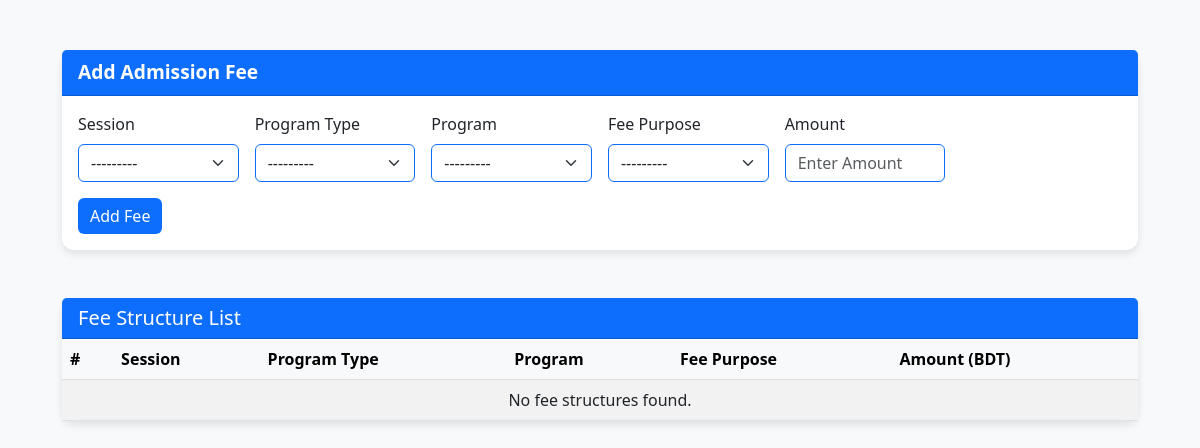
The page /admissions/add-admission-fee/ on the database as committed earlier.
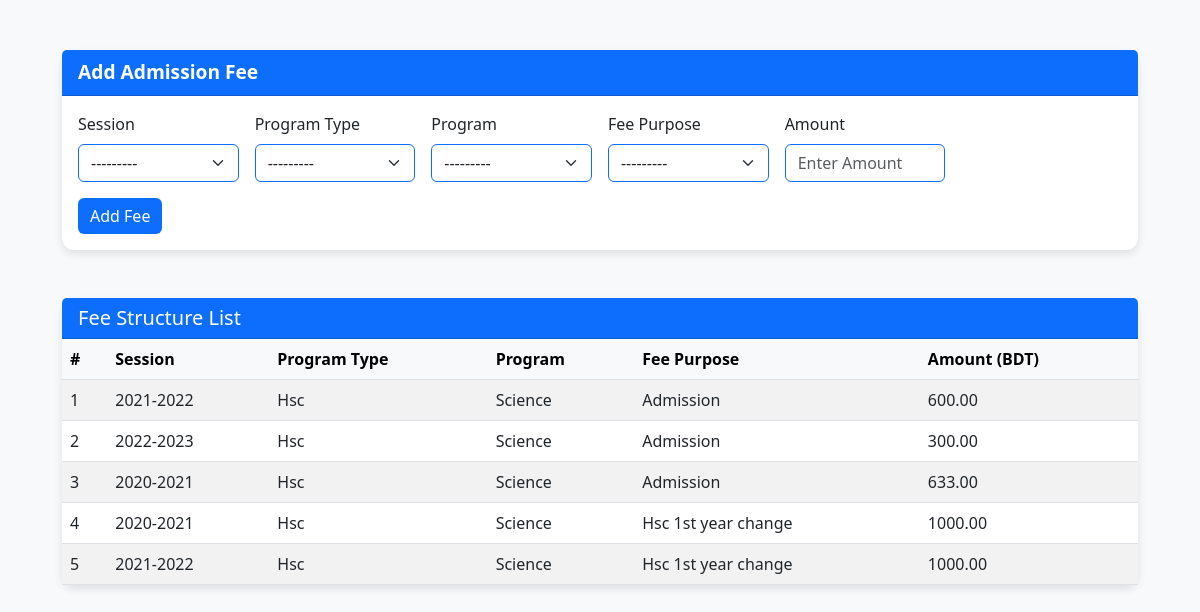
The same page on the database as committed later.
### Admissions/models.py (models this page shows, shortened)
class FeeStructure(models.Model):
    hsc_session = models.ForeignKey(HscSessionForPayment, on_delete=models.CASCADE, related_name='fees')
    program_type = models.ForeignKey(ProgramType, on_delete=models.CASCADE, related_name='fees')
    program = models.ForeignKey(Program, on_delete=models.CASCADE, related_name='fees')
    fee_purpose = models.ForeignKey(FeePurpose, on_delete=models.CASCADE, related_name='fees')
    amount = models.DecimalField(max_digits=10, decimal_places=2)
    class Meta:
        unique_together = ('hsc_session', 'program_type', 'program', 'fee_purpose')

class HscSessionForPayment(models.Model):
    session = models.CharField(max_length=20, unique=True)  # e.g., 2021-2022
    def __str__(self):
        return self.session

class ProgramType(models.Model):
    name = models.CharField(max_length=50, unique=True)  # e.g., HSC, Degree, Honours
    def __str__(self):
        return self.name

class Program(models.Model):
    program_type = models.ForeignKey(ProgramType, on_delete=models.CASCADE, related_name='programs')
    name = models.CharField(max_length=50)  # e.g., Science, Arts, Commerce, Physics
    class Meta:
        unique_together = ('program_type', 'name')
    def __str__(self):
        return f"{self.name} ({self.program_type.name})"

class FeePurpose(models.Model):
    purpose_name = models.CharField(max_length=50, unique=True)  # e.g., Admission Fee, Yearly Fee, Exam Fee
    def __str__(self):
        return self.purpose_name

### Admissions/views.py (the view)
# urls.py: path('add-admission-fee/', add_admission_fee, name='add_admission_fee'),
def add_admission_fee(request):
    if request.method == 'POST':
        form = FeeStructureForm(request.POST)
        if form.is_valid():
            form.save()
            messages.success(request, "Admission Fee added successfully.")
            return redirect('add_admission_fee')
        else:
            messages.error(request, "Please correct the errors below.")
    else:
        form = FeeStructureForm()
    fee_structures = FeeStructure.objects.select_related(
        'hsc_session', 'program_type', 'program', 'fee_purpose'
    ).all()
    return render(request, 'add_admission_fee.html', {
        'form': form,
        'fee_structures': fee_structures,
    })

### Admissions/forms.py (shortened to what this page needs)
class FeeStructureForm(forms.ModelForm):
    class Meta:
        model = FeeStructure
        fields = ['hsc_session', 'program_type', 'program', 'fee_purpose', 'amount']
        widgets = {
            'hsc_session': forms.Select(attrs={'class': 'form-select'}),
            'program_type': forms.Select(attrs={'class': 'form-select'}),
            'program': forms.Select(attrs={'class': 'form-select'}),
            'fee_purpose': forms.Select(attrs={'class': 'form-select'}),
            'amount': forms.NumberInput(attrs={'class': 'form-control', 'placeholder': 'Enter Amount'}),
        }

### UserProfiles/context_processors.py (called while the page is built)
def institution_info(request):
    settings = SiteSettings.objects.first()
    return {
        'site_settings': settings
    }

### Admissions/templates/add_admission_fee.html (shortened to what this page needs)
{% load static %}
{% load widget_tweaks %}
<!DOCTYPE html>
<html lang="en">
<head>
  <link href="https://cdn.jsdelivr.net/npm/bootstrap@5.3.0/dist/css/bootstrap.min.css" rel="stylesheet">
</head>
<body>
  <div class="container">
    <div class="card mx-auto">
      <div class="card-header">Add Admission Fee</div>
      <div class="card-body">
        <form method="POST">
        <div class="row g-3">
          <div class="col-md-2">
            <label for="{{ form.hsc_session.id_for_label }}" class="form-label">Session</label>
            {{ form.hsc_session }}
          </div>
          <div class="col-md-2">
            <label for="{{ form.program_type.id_for_label }}" class="form-label">Program Type</label>
            {{ form.program_type }}
          </div>
          <div class="col-md-2">
            <label for="{{ form.program.id_for_label }}" class="form-label">Program</label>
            {{ form.program }}
          </div>
          <div class="col-md-2">
            <label for="{{ form.fee_purpose.id_for_label }}" class="form-label">Fee Purpose</label>
            {{ form.fee_purpose }}
          </div>
          <div class="col-md-2">
            <label for="{{ form.amount.id_for_label }}" class="form-label">Amount</label>
            {{ form.amount }}
          </div>
        </div>
        <div class="mt-3">
          <button type="submit" class="btn btn-primary">Add Fee</button>
        </div>
      </form>
      </div>
    </div>
    <div class="card mx-auto mt-5" >
  <div class="card-header">
    <h5 class="mb-0">Fee Structure List</h5>
  </div>
  <div class="card-body p-0">
    <table class="table table-striped mb-0">
      <thead class="table-light">
        <tr>
          <th>#</th>
          <th>Session</th>
          <th>Program Type</th>
          <th>Program</th>
          <th>Fee Purpose</th>
          <th>Amount (BDT)</th>
        </tr>
      </thead>
      <tbody>
        {% for fee in fee_structures %}
        <tr>
          <td>{{ forloop.counter }}</td>
          <td>{{ fee.hsc_session.session }}</td>
          <td>{{ fee.program_type.name }}</td>
          <td>{{ fee.program.name }}</td>
          <td>{{ fee.fee_purpose.purpose_name }}</td>
          <td>{{ fee.amount }}</td>
        </tr>
        {% empty %}
        <tr>
          <td colspan="6" class="text-center">No fee structures found.</td>
        </tr>
        {% endfor %}
      </tbody>
    </table>
  </div>
</div>
  </div>
</body>
</html>

### Admissions/templates/add_admission_fee.html (style rules this page uses)
body { background-color: #f8f9fa; padding: 50px; }
.card { border: none; border-radius: 12px; box-shadow: 0 4px 8px rgba(0,0,0,0.1); }
.card-header { background-color: #0d6efd; color: white; font-weight: bold; font-size: 1.2rem; border-top-left-radius: 12px; border-top-right-radius: 12px; }
.form-control, .form-select { border: 1.5px solid #0d6efd; border-radius: 6px; }
.btn-primary { background-color: #0d6efd; border: none; }

Rows that differ between the two databases and show on the page:
added FeeStructure: hsc_session.session "2021-2022", program_type.name "Hsc", program.name "Science", fee_purpose.purpose_name "Admission", amount "600.00"
added FeeStructure: hsc_session.session "2022-2023", program_type.name "Hsc", program.name "Science", fee_purpose.purpose_name "Admission", amount "300.00"
added FeeStructure: hsc_session.session "2020-2021", program_type.name "Hsc", program.name "Science", fee_purpose.purpose_name "Admission", amount "633.00"
added FeeStructure: hsc_session.session "2020-2021", program_type.name "Hsc", program.name "Science", fee_purpose.purpose_name "Hsc 1st year change", amount "1000.00"
added FeeStructure: hsc_session.session "2021-2022", program_type.name "Hsc", program.name "Science", fee_purpose.purpose_name "Hsc 1st year change", amount "1000.00"
Other text that changed with them:
text no longer shown: "No fee structures found."
